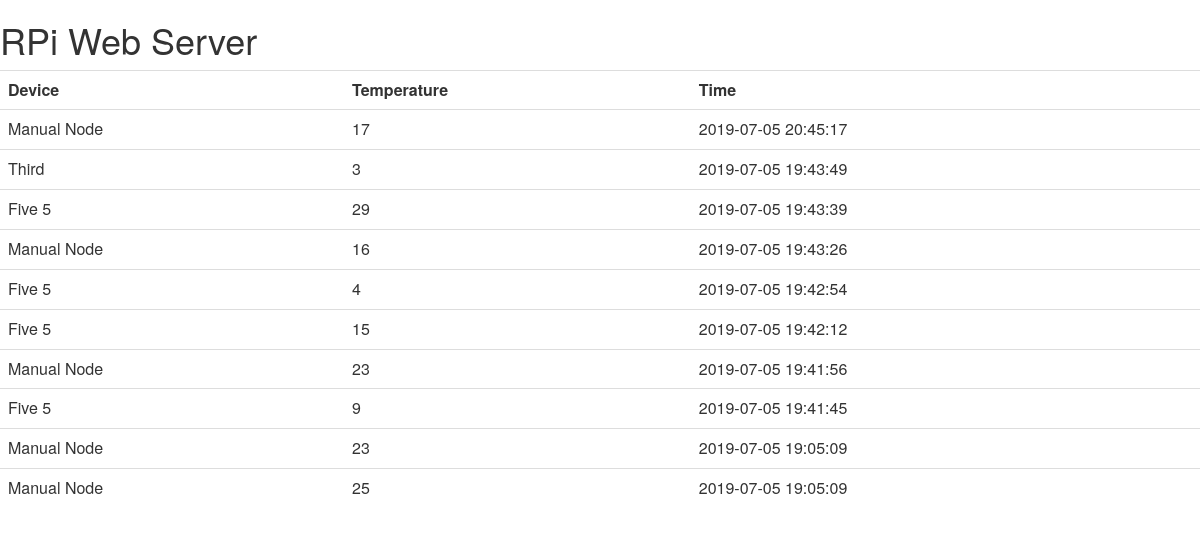
The page / on the database its author committed.
### tables this page shows
CREATE TABLE readings(id INTEGER, nodeid INTEGER, datetime TEXT, temperature NUMERIC, humidity NUMERIC, FOREIGN KEY (nodeid) REFERENCES nodes(id));

CREATE TABLE nodes(id INTEGER PRIMARY KEY AUTOINCREMENT, name TEXT);

### app.py (the view)
@app.route("/")
def main():
   conn=sqlite3.connect('sensors.db')
   conn.row_factory = dict_factory
   c=conn.cursor()
   c.execute("""SELECT nodes.name, readings.temperature, readings.datetime
		FROM nodes LEFT JOIN readings ON (nodes.id = readings.nodeid)
		   ORDER BY readings.datetime DESC LIMIT 10;""")
   devices = c.fetchall()
   print(devices)
   return render_template('main.html', readings = devices)

### app.py (called while the page is built)
def dict_factory(cursor, row):
    d = {}
    for idx, col in enumerate(cursor.description):
        d[col[0]] = row[idx]
    return d

### templates/main.html (shortened to what this page needs)
<!DOCTYPE>
<head>
<link rel="stylesheet" href="https://maxcdn.bootstrapcdn.com/bootstrap/3.3.6/css/bootstrap.min.css">
   <link rel="stylesheet" href="https://maxcdn.bootstrapcdn.com/bootstrap/3.3.6/css/bootstrap-theme.min.css">
</head>
<body>
	<h1>RPi Web Server</h1>
	<table class="table table-hover">
		<tr>
		<th>Device</th>
		<th>Temperature</th>
		<th>Time</th>
		</tr>
		{% for entry in readings %}
			<tr>
			<td>{{entry.name}}</td>
			<td>{{entry.temperature}}</td>
			<td>{{entry.datetime}}</td>
                        </tr>
		{%endfor%}
	</table>
</body>
</html>

### rows shown on the page
readings: name "Manual Node", temperature "17", datetime "2019-07-05 20:45:17"
readings: name "Third", temperature "3", datetime "2019-07-05 19:43:49"
readings: name "Five 5", temperature "29", datetime "2019-07-05 19:43:39"
readings: name "Manual Node", temperature "16", datetime "2019-07-05 19:43:26"
readings: name "Five 5", temperature "4", datetime "2019-07-05 19:42:54"
readings: name "Five 5", temperature "15", datetime "2019-07-05 19:42:12"
readings: name "Manual Node", temperature "23", datetime "2019-07-05 19:41:56"
readings: name "Five 5", temperature "9", datetime "2019-07-05 19:41:45"
readings: name "Manual Node", temperature "23", datetime "2019-07-05 19:05:09"
readings: name "Manual Node", temperature "25", datetime "2019-07-05 19:05:09"
